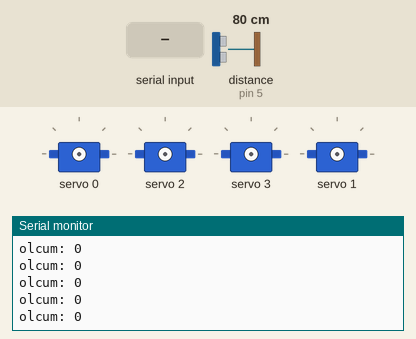
The sketch below on a simulated Arduino Uno, built with avr-gcc and run on an emulated ATmega328P. Parts: 4 × servo, the last lines printed to the serial monitor. Wiring (inferred from the names in the program): ultrasonic range finder: trigger pin 6; echo pin 5. Inputs (shaded band) come from the test bench; at power-on: distance to the obstacle (sensor on pin 5) 80 cm. The echo pulse lasts 58.3 µs per cm.

Above: at 1.2 s.
1.3 s: "O" received over Serial
At 2.4 s:
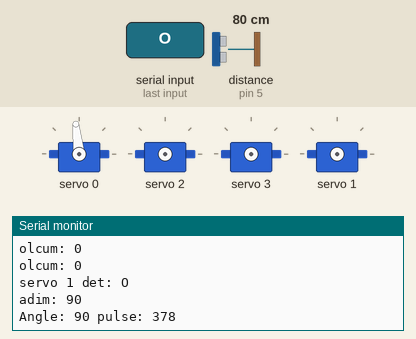
2.8 s: "P" received over Serial
At 2.81 s:
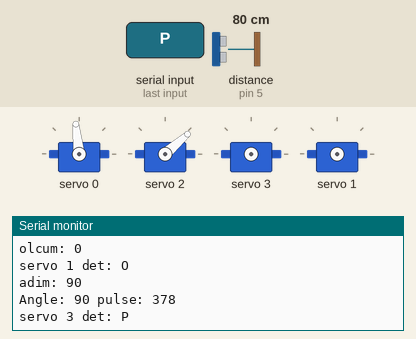
4.3 s: "K" received over Serial
At 4.31 s:
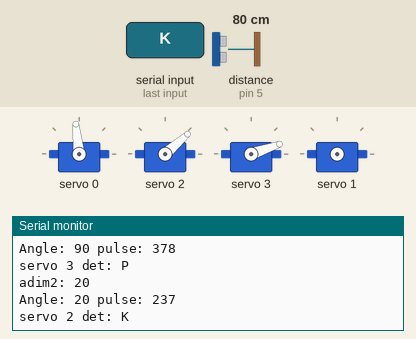
5.8 s: "N" received over Serial
At 5.81 s:
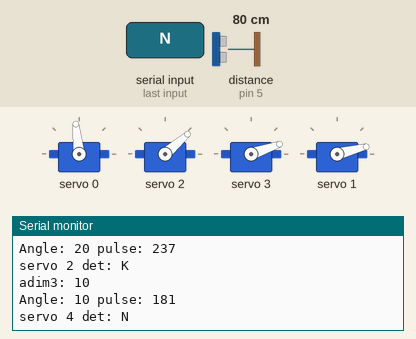
Timing chart, 0 to 8.8 s (numbered marks = the images above; inputs shaded):
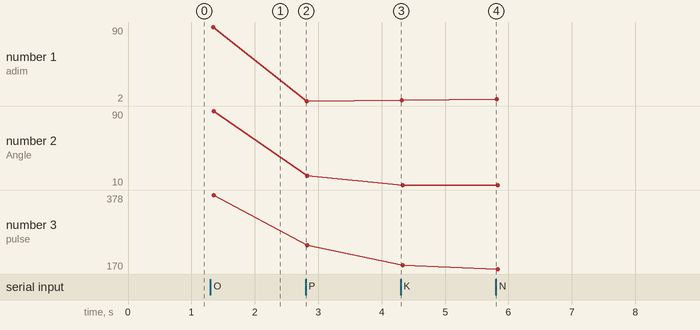

Measured:
- after the input at 1.3 s, the serial monitor: prints a new line at once (image 1)
- after the input at 2.8 s, the serial monitor: prints a new line at once (image 2)
- after the input at 4.3 s, the serial monitor: prints a new line at once (image 3)
- after the input at 5.8 s, the serial monitor: prints a new line at once (image 4)
- plotted number 1: 90 → 2 after the input at 2.8 s, 3 → 4 after the input at 5.8 s
- plotted number 2: 90 → 20 after the input at 2.8 s, 20 → 10 after the input at 4.3 s
- plotted number 3: 378 → 237 after the input at 2.8 s, 237 → 181 after the input at 4.3 s, 181 → 170 after the input at 5.8 s

The sketch:

robot.ino
```cpp
#include <Wire.h>
#include <Adafruit_PWMServoDriver.h>
Adafruit_PWMServoDriver pwm = Adafruit_PWMServoDriver();

#define SERVOMIN  125
#define SERVOMAX  575

#define echoPin 5
#define trigPin 6

char dataIn = 'E'; char determinant; char det; int adim=80; int adim4,adim3=0; int adim2=10;
const int pinileri = 12; const int pingeri =4; const int pinsol = 7;   const int pinsag = 13;

int maximumRange = 50;
int minimumRange = 0;

void setup() {
  Serial.begin(9600);

  pinMode(trigPin, OUTPUT);
  pinMode(echoPin, INPUT);

  pwm.begin();
  pwm.setPWMFreq(60);
}
void loop() {

    int olcum = mesafe(maximumRange, minimumRange);
    Serial.print("olcum: "); Serial.println(olcum);
    det = check();
    while (det == 'O')
    {
        det= check();
    }
    while (det == 'P')
    {
        det= check();
    }

    while (det == 'K')
    {
        det= check();
    }

    while (det == 'N')
    {
        det= check();
    }
    while (det == 'B') //BACK
    {

        digitalWrite(pingeri, HIGH);
        digitalWrite(pinsol, HIGH);
        det = check();
    }
    while (det == 'S')
    {
        digitalWrite(pinileri, LOW);
        digitalWrite(pingeri, LOW);
        digitalWrite(pinsol, LOW);
        digitalWrite(pinsag, LOW);
        det = check();
    }
    int olcum2;
    if(olcum>25 || olcum==0)
    {
        det = check();
        while (det == 'F' && (olcum>10 || olcum==0)) //FORWARD
        {
            olcum2 = mesafe(maximumRange, minimumRange);
            digitalWrite(pinileri, HIGH);
            digitalWrite(pinsag, HIGH);
            det = check();
            if(olcum2<25)
            {
                break;
            }
        }
        while (det == 'L') //LEFT
        {
            olcum2 = mesafe(maximumRange, minimumRange);
            digitalWrite(pinileri, HIGH);
            digitalWrite(pinsol, LOW);
            det = check();
            if(olcum2<25)
            {
                  break;
            }
        }
      while (det == 'R') //RIGHT
      {
            olcum2 = mesafe(maximumRange, minimumRange);
            digitalWrite(pingeri, LOW);
            digitalWrite(pinsag, HIGH);
            det = check();
            if(olcum2<25)
            {
                  break;
            }
      }
    }
    else
    {
        digitalWrite(pinileri, LOW);
        digitalWrite(pingeri, LOW);
        digitalWrite(pinsol, LOW);
        digitalWrite(pinsag, LOW);
    }
}
int mesafe(int maxrange, int minrange)
{
  long duration, distance;

  digitalWrite(trigPin,LOW);
  delayMicroseconds(2);
  digitalWrite(trigPin, HIGH);
  delayMicroseconds(10);
  digitalWrite(trigPin, LOW);

  duration = pulseIn(echoPin, HIGH);
  distance = duration / 58.2;
  delay(40);

  if(distance >= maxrange || distance <= minrange)
  return 0;
  return distance;
}

int check()
{
if (Serial.available() >0) //SERIAL PORT CHECK
{
      dataIn = Serial.read();
          if (dataIn == 'O') // UP
          {
              determinant = 'O';
              if(adim <161 )
              {
                adim=adim+10;
                Serial.print("servo 1 det: "); Serial.println(determinant);
                Serial.print("adim: ");Serial.println(adim);
                pwm.setPWM(0, 0, angleToPulse5(adim));
                delay(300);
              }
              else{
                adim=90;
                Serial.print("servo 1 det: "); Serial.println(determinant);
                Serial.print("adim: ");Serial.println(adim);
                pwm.setPWM(0, 0, angleToPulse6(adim));
                delay(300);
              }
          }
          else if (dataIn == 'P') // GRASP
          {
              determinant = 'P';
              if(adim2 <51 )
              {
                adim2=adim2+10;
                Serial.print("servo 3 det: "); Serial.println(determinant);
                Serial.print("adim2: ");Serial.println(adim2);
                pwm.setPWM(2, 0, angleToPulse(adim2));
                delay(300);
              }
              else{
                adim2=10;
                Serial.print("servo 3 det: "); Serial.println(determinant);
                Serial.print("adim2: ");Serial.println(adim2);
                pwm.setPWM(2, 0, angleToPulse2(adim2));
                delay(300);
              }
          }
           else if (dataIn == 'N')  // DOWN
          {
              determinant = 'N';
              if(adim4 <81 )
              {
                adim4=adim4+10;
                Serial.print("servo 4 det: "); Serial.println(determinant);
                Serial.print("adim4: ");Serial.println(adim4);
                pwm.setPWM(1, 0, angleToPulse7(adim4));
                delay(300);
              }
              else{
                adim4=10;
                Serial.print("servo 4 det: "); Serial.println(determinant);
                Serial.print("adim4: ");Serial.println(adim4);
                pwm.setPWM(1, 0, angleToPulse8(adim4));
                delay(300);
              }
          }
             else if (dataIn == 'K') // CENTRE
          {
              determinant = 'K';
              if(adim3 <81 )
              {
                adim3=adim3+10;
                Serial.print("servo 2 det: "); Serial.println(determinant);
                Serial.print("adim3: ");Serial.println(adim3);
                pwm.setPWM(3, 0, angleToPulse3(adim3));
                delay(300);
              }
              else{
                adim3=0;
                Serial.print("servo 2 det: "); Serial.println(determinant);
                Serial.print("adim3: ");Serial.println(adim3);
                pwm.setPWM(3, 0, angleToPulse4(adim3));
                delay(300);
              }
          }

                else if (dataIn == 'F')
                {
                determinant = 'F';

                Serial.println(determinant);
                }
                else if (dataIn == 'B')
                {
                determinant = 'B';
                Serial.println(determinant);
                }
                else if (dataIn == 'L')
                {
                determinant = 'L';
                Serial.println(determinant);
                }
                else if (dataIn == 'R')
                {
                determinant = 'R';
                Serial.println(determinant);
                }

                else if (dataIn == 'S')
                {
                determinant = 'S';
                Serial.println(determinant);
                }
}
return determinant;
}

int angleToPulse(int ang){
  int pulse= map(ang,0,80,SERVOMIN,SERVOMAX);
  Serial.print("Angle: "); Serial.print(ang);
  Serial.print(" pulse: "); Serial.println(pulse);
  return pulse;
}
int angleToPulse2(int ang){
  int pulse= map(ang,80,0,SERVOMAX,SERVOMIN);
  Serial.print("Angle: "); Serial.print(ang);
  Serial.print(" pulse: "); Serial.println(pulse);
  return pulse;
}
int angleToPulse3(int ang){
  int pulse= map(ang,0,80,SERVOMIN,SERVOMAX);
  Serial.print("Angle: "); Serial.print(ang);
  Serial.print(" pulse: "); Serial.println(pulse);
  return pulse;
}
int angleToPulse4(int ang){
  int pulse= map(ang,80,0,SERVOMAX,SERVOMIN);
  Serial.print("Angle: "); Serial.print(ang);
  Serial.print(" pulse: "); Serial.println(pulse);
  return pulse;
}
int angleToPulse5(int ang){
  int pulse= map(ang,0,160,SERVOMIN,SERVOMAX);
  Serial.print("Angle: "); Serial.print(ang);
  Serial.print(" pulse: "); Serial.println(pulse);
  return pulse;
}
int angleToPulse6(int ang){
  int pulse= map(ang,160,0,SERVOMAX,SERVOMIN);
  Serial.print("Angle: "); Serial.print(ang);
  Serial.print(" pulse: "); Serial.println(pulse);
  return pulse;
}
int angleToPulse7(int ang){
  int pulse= map(ang,0,100,SERVOMIN,SERVOMAX);
  Serial.print("Angle: "); Serial.print(ang);
  Serial.print(" pulse: "); Serial.println(pulse);
  return pulse;
}
int angleToPulse8(int ang){
  int pulse= map(ang,100,0,SERVOMAX,SERVOMIN);
  Serial.print("Angle: "); Serial.print(ang);
  Serial.print(" pulse: "); Serial.println(pulse);
  return pulse;
}
```
